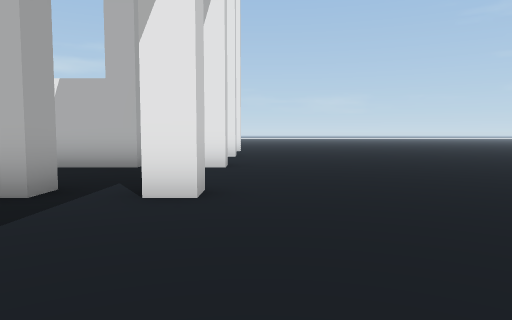
View 1 (above)

24 first-person views from a walk through a 3-D level made in the Unity game engine. The camera is 1.4 m above the floor, tilts 4° down and sees 70° across. The floor is counted in squares, 2 m on a side. Each view is taken from the middle of a square. On the plan, view 1 faces up. The plan holds only what a view shows up to about 11 squares ahead; the rest is blank. The place goes on beyond the plan. Some surface patterns are stand-ins.

View 2
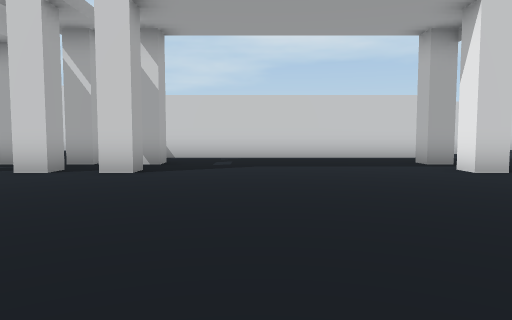

View 3
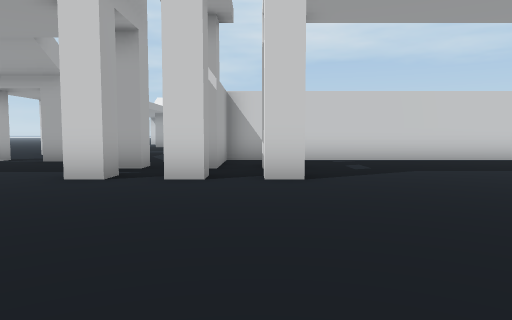

View 4
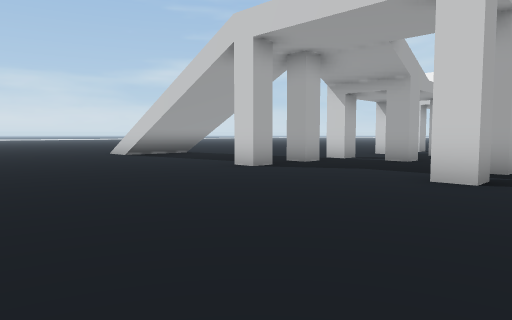

View 5
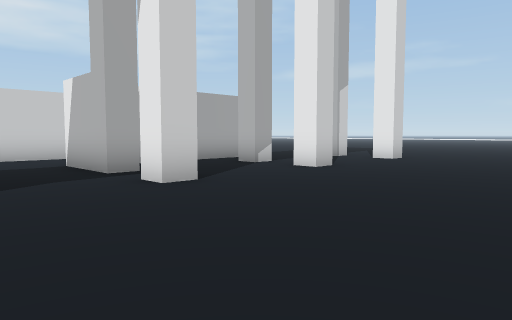

View 6
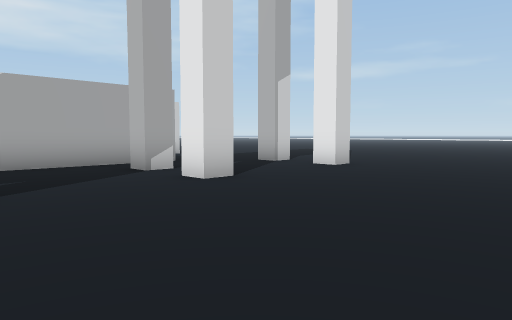

View 7
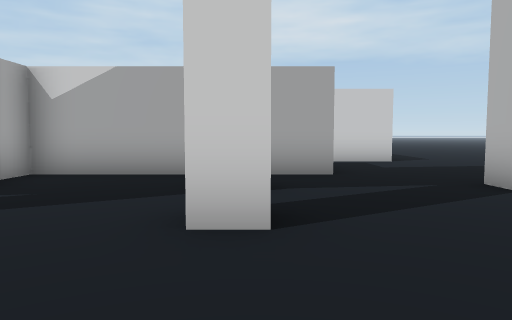

View 8
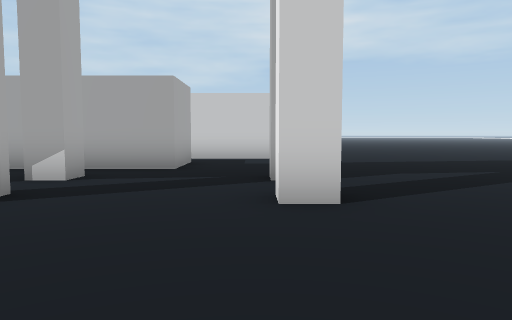

View 9
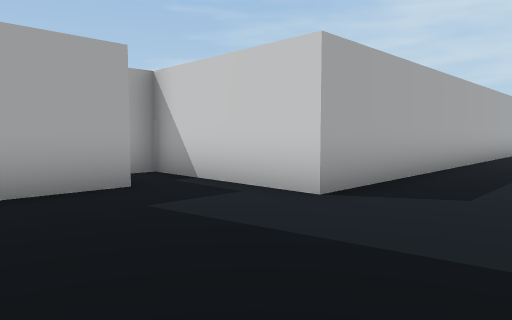

View 10
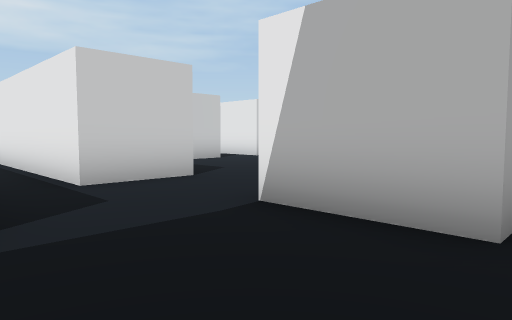

View 11
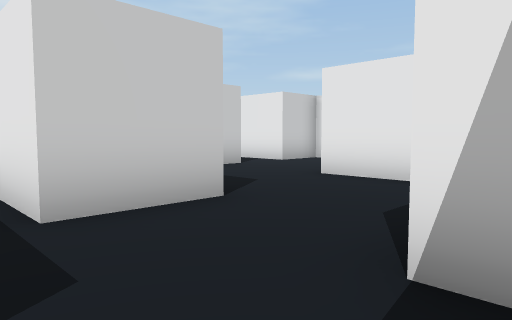

View 12
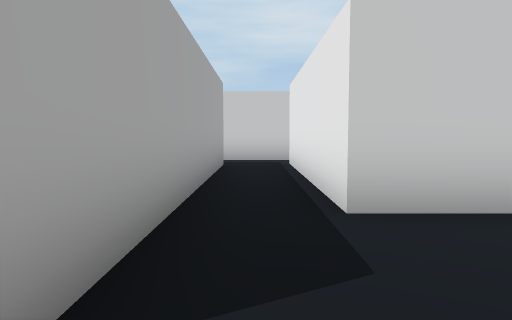

View 13
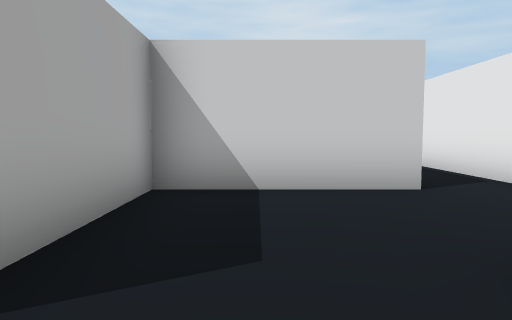

View 14
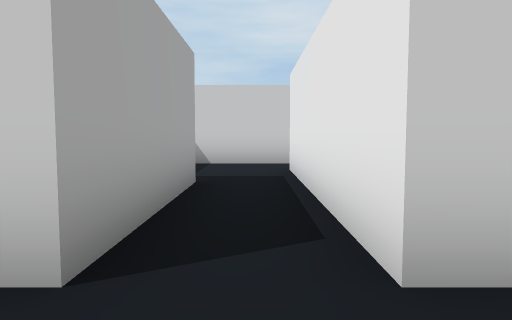

View 15
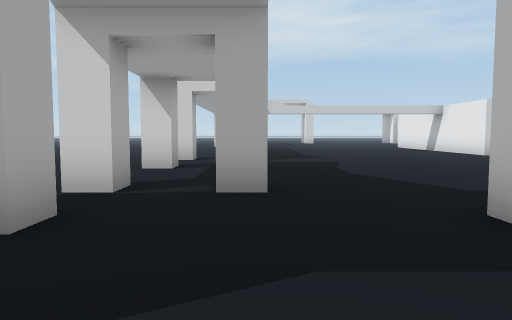

View 16
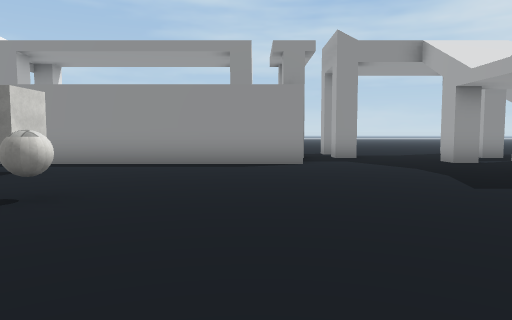

View 17
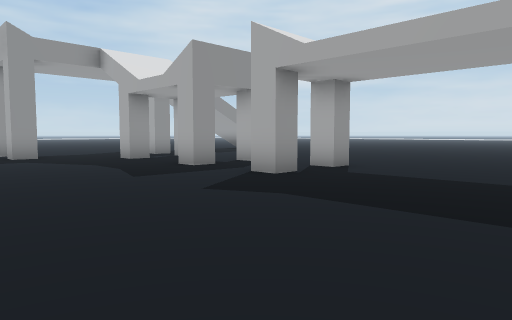

View 18
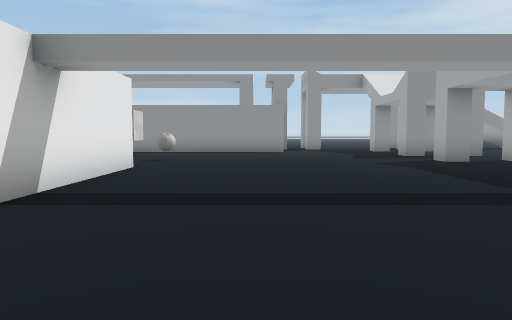

View 19
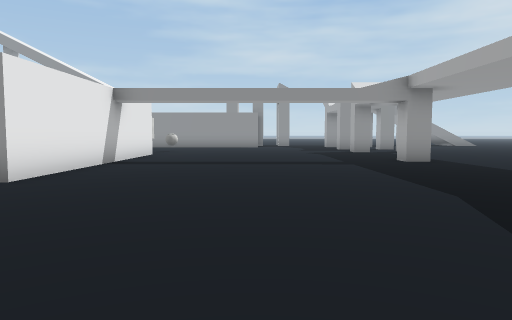

View 20
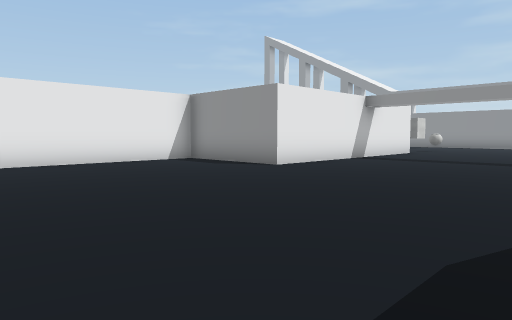

View 21
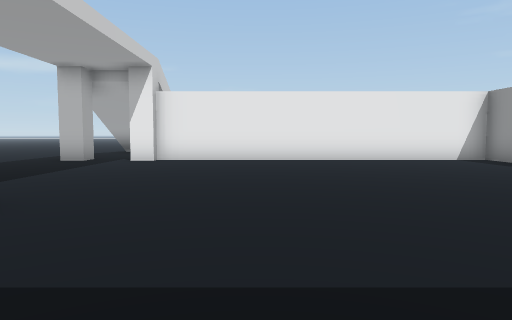

View 22
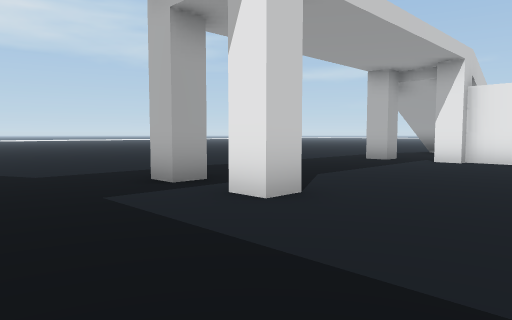

View 23
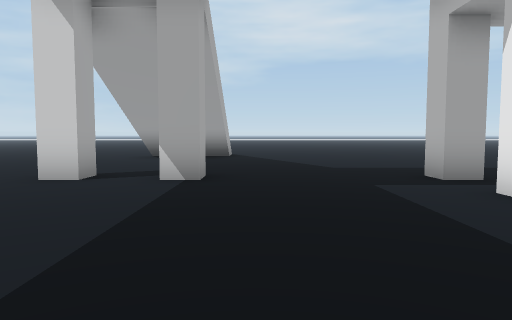

View 24
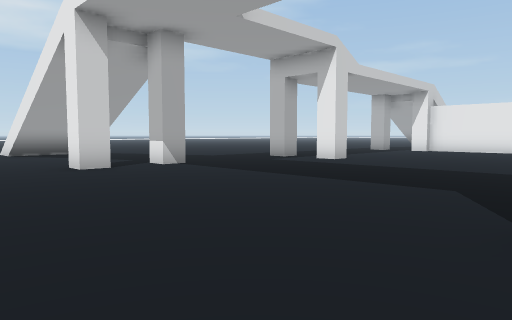

### Floor plan
Points are (right, up) in squares from view 1. A wall is a line through its corners. A room is listed if a view was taken in it or the views show most of it. See-through windows are left out.
Room 1 (views 1, 2, 3, 4, 5, 6, 7, 8, 9, 10, 11, 12, 13, 15, 16, 17, 18, 19, 20, 21, 22, 23, 24)
walls: (-12.1, -0.4) (-19.7, -0.4) (-19.7, 3.1) (-28.8, 3.1); (-12.5, 5.2) (-5, 5.2); (-14.1, 7) (-14.1, 5.1); (-5, 4.9) (-5, -3.8) (-2.5, -3.8) (-2.5, -4.5); (-5.3, -4.1) (-5.3, 2); (-7.2, 8.8) (-7.2, 6.8) (-12.7, 6.8); (-10.6, -8.5) (-10.6, -7.9) (-10, -7.9); (-15.6, -8.5) (-15.6, -7.9) (-15, -7.9); (-2.5, 4.8) (-2.5, 4) (-3.2, 4); (-8.1, -8.5) (-8.1, -7.9) (-7.5, -7.9); (-3.1, -5.4) (-2.5, -5.4) (-2.5, -6) (-3.1, -6) (-3.1, -5.4); (-10.6, 12.1) (-10.6, 8.7) (-7.8, 8.7); (-8.2, -9.7) (-7.5, -9.7) (-7.5, -10.4); (-10.6, -10.4) (-10.6, -9.7) (-10, -9.7) (-10, -10.1); (-5, -8.5) (-5, -7.9) (-4.4, -7.9) (-4.4, -8.5); (-1.2, -3.8) (-0.6, -3.8) (-0.6, -4.5); (-0.6, 4.6) (-0.6, 4) (-1.4, 4); (-2.5, 8.4) (-2.5, 7.7) (-4.8, 7.7); (-6.1, 11.5) (-7.9, 11.5); (-1.4, -5.4) (-0.6, -5.4) (-0.6, -6); (-5.1, -9.7) (-4.4, -9.7) (-4.4, -10.4); (-0.6, 8.4) (-0.6, 7.7) (-1.4, 7.7); (-6.4, 13.4) (-4.4, 13.4) (-4.4, 8.1) (-3.5, 8.1); (-3.2, 12.1) (-2.5, 12.1) (-2.5, 11.5) (-3.2, 11.5); (-3.1, -10.4) (-3.1, -9.7) (-2.5, -9.7) (-2.5, -10.4); (-1.4, -9.7) (-0.6, -9.7) (-0.6, -10.4); (-17.1, 15.5) (-7.5, 15.5) (-7.5, 11.8) (-7, 11.8); (-0.6, 12.1) (-0.6, 11.5) (-1.4, 11.5); (-28.6, 2.8) (-29.4, 2.8); (-28.7, -3.4) (-28.7, -4.1) (-29.4, -4.1); (-2.5, 15.9) (-2.5, 15.2) (-3.2, 15.2); (-0.6, 15.9) (-0.6, 15.2) (-1.4, 15.2); (-30.6, 3.5) (-30.6, 2.8) (-31.2, 2.8); (-30.6, -3.4) (-30.6, -4.1) (-31.2, -4.1); (-31.2, -7.9) (-30.6, -7.9) (-30.6, -8.5) (-31.2, -8.5); (-31.2, -9.7) (-30.6, -9.7) (-30.6, -10.4) (-31.2, -10.4)
ways out: opening at (-9.5, 12) to room 2
objects: ball (-10, -1); cube (-8, 1) to (-7, 2)
Room 2 (view 14)
walls: (-10.6, 15) (-10.6, 13.7)
ways out: opening at (-9.5, 12) to room 1; opening at (-10, 13)

Where each view was taken, in squares from view 1:
view 1: 0 up, 0 right, facing up
view 2: 0 up, 6 right, facing left
view 3: 3 down, 5 right, facing left
view 4: 4 down, 5 right, facing down-left
view 5: 5 up, 4 right, facing up-left
view 6: 8 up, 4 right, facing up-left
view 7: 12 up, 2 right, facing left
view 8: 15 up, 3 right, facing left
view 9: 18 up, 4 left, facing down-left
view 10: 5 up, 2 left, facing up-left
view 11: 6 up, 4 left, facing up-left
view 12: 6 up, 4 left, facing left
view 13: 10 up, 6 left, facing left
view 14: 13 up, 9 left, facing left
view 15: 8 down, 0 right, facing left
view 16: 3 down, 14 left, facing right
view 17: 3 down, 15 left, facing down-right
view 18: 3 down, 20 left, facing right
view 19: 4 down, 25 left, facing right
view 20: 6 down, 26 left, facing up-right
view 21: 7 down, 26 left, facing up
view 22: 7 down, 26 left, facing up-left
view 23: 7 down, 25 left, facing left
view 24: 13 down, 23 left, facing up-left
